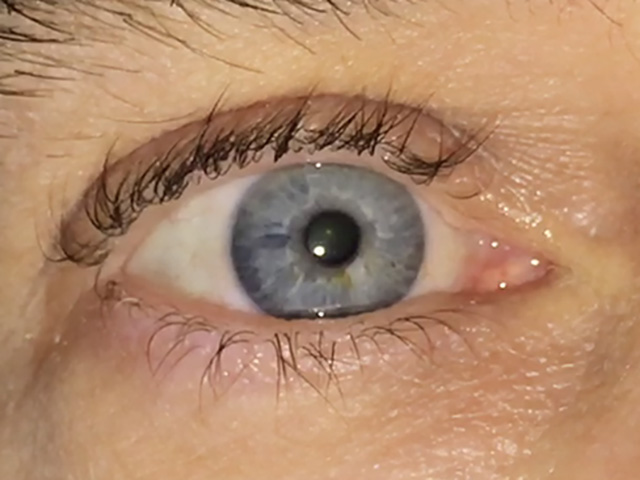
#> input picture images/eye1.jpg, 640 x 480 px, found by its file name; the run also reads 1 picture not shown here
$ jupyter execute --allow-errors '3. Random numbers and plotting with matplotlib.ipynb'
#> lines starting #> are read from the running program, lines starting #| are printed output that depends on the picture
# RIT IMGS 211: Probability and Statistics for Imaging Scientists
### Created by Gabriel J. Diaz

It is good form to import your notebooks in one place. This makes it clear what modules your code depends upon.  Your user may need this information to make sure all modules are installed on their local machine (or else attempts to 'import' will fail). This is less of an issue when using Google colab, which provides access to a large collection of modules.

Sometimes, for instructional purposes, I will import mid-notebook.
However, in homework, etc., you should begin to practcie good form, and import at the top of the notebook.

# Importing a file

You can access files from google drive.
This requires importing a "method" from a module, google.colab

[cell 1]
from google.colab import drive

[cell 2]
from zmq.sugar.frame import Frame
drive.mount("/content/drive",force_remount=True)

I want to read in an image using the computer vision module "opencv."
In python land, the opencv modeule is named "CV2".
Let's import cv2 and use its imread() method to read an image.

[cell 3]
import cv2
image_data = cv2.imread('/images/eye1.jpg')
#> image_data is the input picture: shape (480, 640, 3); mean B, G, R 107.9, 137.6, 177.9

[cell 4]
print(image_data)
#> (printed output is left out)

The value returned is 'none' and this indicates a failure.  The image could not be found.

### Where is eye1.jpg?

When opening files.  You can specify an "absolute" path, like "C:/images/eye1.jpg", or a relative path, like "/images/eye1.jpb " Python/colab will search relative to the current working directory (CWD).

We tried to use the second relative path.  In Python/conda, relative paths are interpreted as folders or files relative to the "current working directory."  Here's how to get it.

[cell 5]
import os
os.getcwd()

That's not very helpful.  Where is content?  Maybe it will help to see the subfolders.

[cell 6]
os.listdir()

Oh, oOK.  So if i look over on the left side of my browser window and click on the folder icon, I can explore my drive from within collab.  I can see that the "/content" folder is at the root of my Google drive.

I can change the CWD to a more intuitive folder, like the one in which this file lives.

I'll say this a few times in class, and in homework assignments:  I will have you save files in /IMGS211 that will

[cell 7]
os.chdir('/content/drive/MyDrive/IMGS211')

[cell 8]
os.listdir()

That works!

[cell 9]
image_data = cv2.imread('eye1.jpg')

Great!  Note that to read the image is not the same as showing the image, even if colab does present the image by defaule.

cv2.imshow() may be useful to you in the future.  Notice, though, that the usual module throws an error in colab.

[cell 10]
cv2.imshow(image_data)

Time to freak out!  Message your TAs!  Start drafting quippy comments for your hypoer-negative course evaluation!

Wait, wait.  Maybe we're getting ahead of ourselves. Let's first *carefully* read the error message and see if it can help us.

It says:

```
DisabledFunctionError: cv2.imshow() is disabled in Colab, because it causes Jupyter sessions
to crash; see https://github.com/jupyter/notebook/issues/3935.
As a substitution, consider using
  from google.colab.patches import cv2_imshow
```

Let's try that.

[cell 11]
from google.colab.patches import cv2_imshow

[cell 12]
cv2_imshow(image_data)

Success!

# Image format and exploration

What type of data is our image?

[cell 13]
print(type(image_data))
#| <class 'numpy.ndarray'>

A numpy array!  Let's explore it.

[cell 14]
import numpy
#> (the rest of this cell did not finish here and is left out)

The image is 480 rows x 640 columns x 3 color channels large.

Know that opencv natively reads images in the BGR format and, when displaying images, assumes that they are in BGR.

Let's isolate the channels.

[cell 15]
blue_channel = image_data[:,:,0]
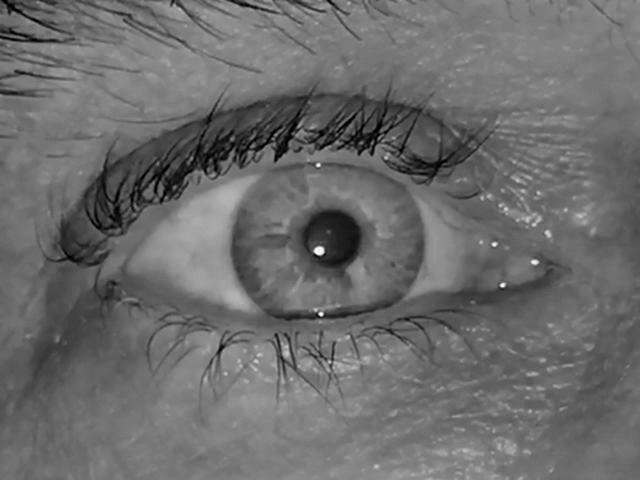
#> blue_channel: shape (480, 640); min 0, max 253, mean 107.9
green_channel = image_data[:,:,1]
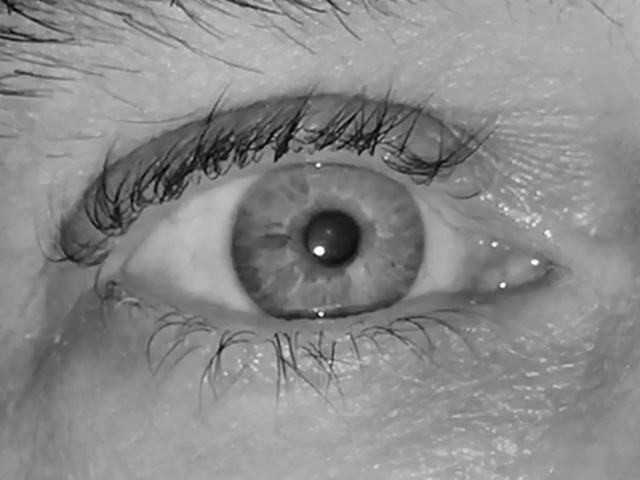
#> green_channel: shape (480, 640); min 0, max 255, mean 137.6
red_channel = image_data[:,:,2]
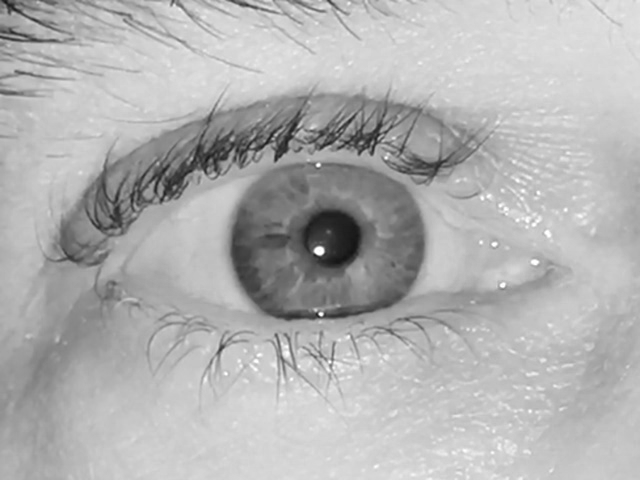
#> red_channel: shape (480, 640); min 19, max 255, mean 177.9

#> (a cell that did not finish here is left out)

[cell 17]
cv2_imshow(green_channel)

Using hstack, we can stack the matrices in a way that makes it convenient to display them as a single image.

#> (a cell that did not finish here is left out)

#> (a cell that did not finish here is left out)

Plot an image histogram

[cell 20]
import matplotlib.pyplot as plt

plt.hist(red_channel.flat,bins=50)

# plt.xlim([-5,5])
# plt.xlabel('value')
# plt.ylabel('count')
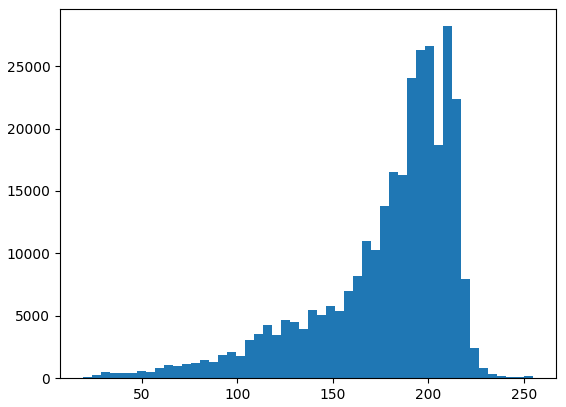
#> figure drawn by matplotlib, 1 panel; tallest bar 28200 high, from x = 207.8 to 212.5
